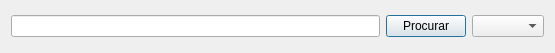
<?xml version="1.0" encoding="UTF-8"?>
<ui version="4.0">
 <class>Dialog</class>
 <widget class="QDialog" name="Dialog">
  <property name="geometry">
   <rect>
    <x>0</x>
    <y>0</y>
    <width>555</width>
    <height>53</height>
   </rect>
  </property>
  <property name="windowTitle">
   <string>Procurar</string>
  </property>
  <layout class="QGridLayout" name="gridLayout">
   <item row="0" column="0">
    <widget class="QLineEdit" name="lineEdit"/>
   </item>
   <item row="0" column="1">
    <widget class="QPushButton" name="pushButton">
     <property name="text">
      <string>Procurar</string>
     </property>
    </widget>
   </item>
   <item row="0" column="2">
    <widget class="QComboBox" name="comboBox"/>
   </item>
  </layout>
 </widget>
 <resources/>
 <connections/>
</ui>
